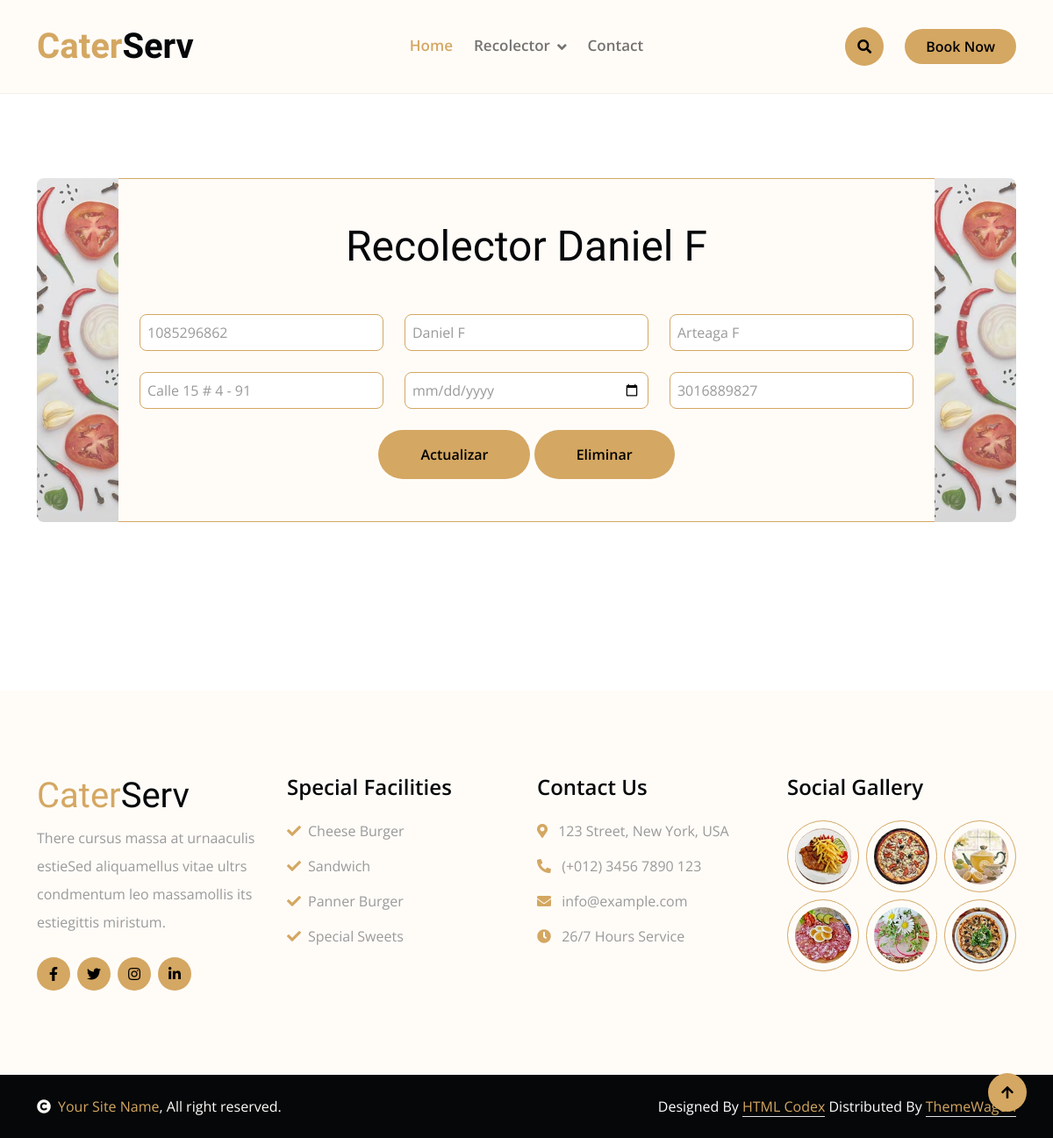
Page /recolector/ver/1 on the committed database.
### recolector/models.py (models this page shows, shortened)
class Recolector(models.Model):
    cedula = models.CharField(max_length=12, unique=True, verbose_name='Cedula')
    nombres = models.CharField(max_length=150, verbose_name='Nombres')
    apellido = models.CharField(max_length=150, verbose_name='Apellido')
    direccion = models.CharField(max_length=150, verbose_name='Direccion')
    fNacimiento = models.DateField(null=True, blank=True, verbose_name='Fecha de cumpleaños')
    telefono = models.CharField(max_length=10, null=True, blank=True, verbose_name='Telefono')
    creado = models.DateTimeField(auto_now_add=True, verbose_name='Creado')
    actualizado = models.DateTimeField(auto_now=True, verbose_name='actualizado')
    class Meta:
        verbose_name = 'Recolector'
        verbose_name_plural = 'Recolectores'

### recolector/views.py (the view, shortened to what this page needs)
# urls.py: path('ver/<int:pk>',views.editar, name='ver_recolector'),
def editar(request, pk):
    recolector = Recolector.objects.get(pk=pk)
    return render(request, 'recolector/editar.html',{
        'title': 'Recolectores',
        'recolector': recolector
    })

### recolector/templates/recolector/editar.html (shortened to what this page needs)
{% extends 'layouts/layout.html' %}
{% block content %}
{% load static %}
<div class="container-fluid contact py-6 wow bounceInUp" data-wow-delay="0.1s">
    <div class="container">
        <div class="row g-0">
            <div class="col-1">
                <img src="{% static 'img/background-site.jpg'%}" class="img-fluid h-100 w-100 rounded-start" style="object-fit: cover; opacity: 0.7;" alt="">
            </div>
            <div class="col-10">
                <div class="border-bottom border-top border-primary bg-light py-5 px-4">
                    <div class="text-center">
                        <h1 class="display-5 mb-5">Recolector {{recolector.nombres}}</h1>
                    </div>
                    <form method="post">
                        <div class="row g-4 form">
                            <div class="col-lg-4 col-md-6">
                                <input type="text" class="form-control border-primary p-2" placeholder="Cedula" name="cedula" value="{{recolector.cedula}}">
                            </div>
                            <div class="col-lg-4 col-md-6">
                                <input type="text" class="form-control border-primary p-2" placeholder="Nombres" name="nombres" value="{{recolector.nombres}}">
                            </div>
                            <div class="col-lg-4 col-md-6">
                                <input type="text" class="form-control border-primary p-2" placeholder="Apellidos" name="apellidos" value="{{recolector.apellido}}">
                            </div>
                            <div class="col-lg-4 col-md-6">
                                <input type="text" class="form-control border-primary p-2" placeholder="Dirección" name="direccion" value="{{recolector.direccion}}">
                            </div>
                            <div class="col-lg-4 col-md-6">
                                <input type="date" class="form-control border-primary p-2" placeholder="Fecha nacimiento" name="fecnac" value="{{recolector.fNacimiento|date:"d/m/Y"}}">
                            </div>
                            <div class="col-lg-4 col-md-6">
                                <input type="mobile" class="form-control border-primary p-2" placeholder="Teléfono" name="telefono" value="{{recolector.telefono}}">
                            </div>
                            <div class="col-12 text-center">
                                <button type="submit" class="btn btn-primary px-5 py-3 rounded-pill">Actualizar</button>
                                <input type="button" class="btn btn-primary px-5 py-3 rounded-pill" onclick="eliminarRecolector({{recolector.pk}})" value="Eliminar" />
                            </div>
                        </div>
                    </form>
                </div>
            </div>
            <div class="col-1">
                <img src="{% static 'img/background-site.jpg'%}" class="img-fluid h-100 w-100 rounded-end" style="object-fit: cover; opacity: 0.7;" alt="">
            </div>
        </div>
    </div>
</div>
{% endblock %}

### mainapp/static/css/style.css (style rules this page uses)
h1, h2, h3, .h1, .h2, .h3 { font-weight: 400 !important; font-family: 'Playball', cursive !important; }
.py-6 { padding-top: 6rem; padding-bottom: 6rem; }
.wow, .animated { animation-duration: 2s !important; }
.btn.btn-primary { border: 0; }
.btn { font-weight: 600; transition: .5s; }

### rows in the picture
Recolector: nombres "Daniel F", cedula "1085296862", apellidos "Arteaga F", direccion "Calle 15 # 4 - 91", telefono "3016889827"
